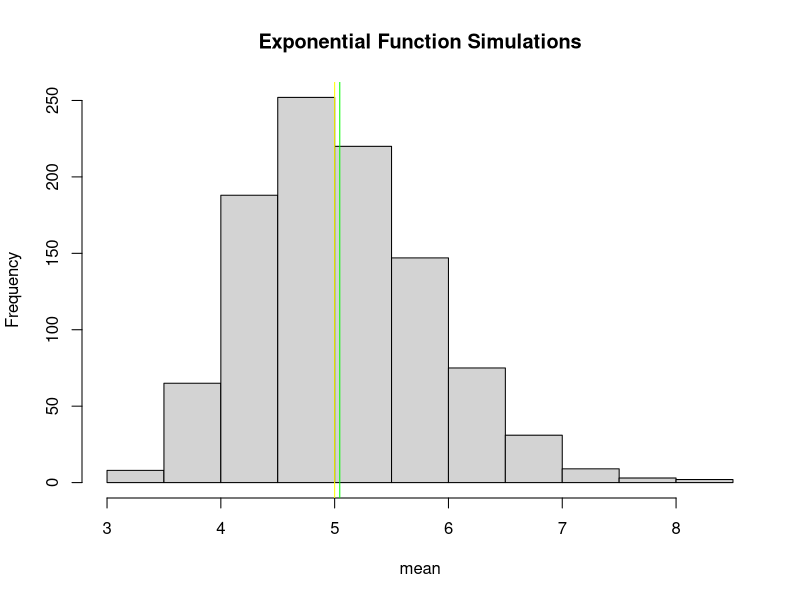
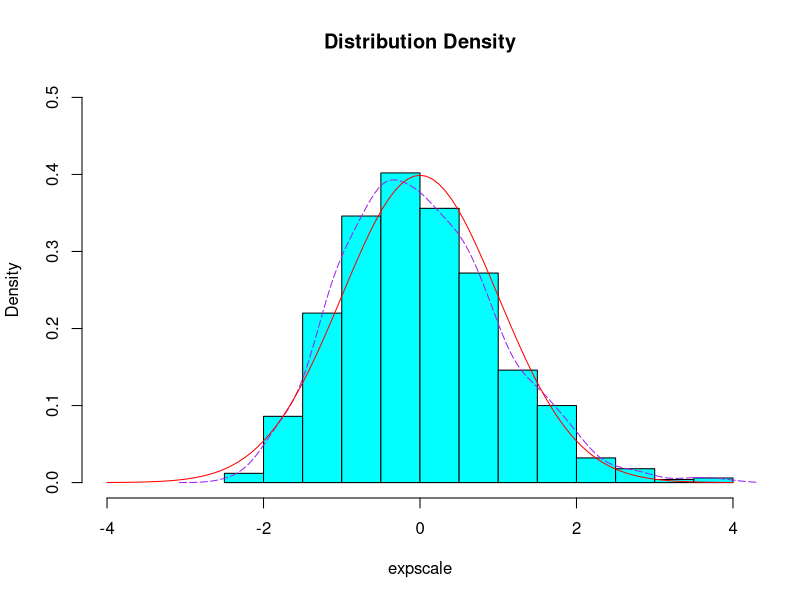

These figures' R source, in order:
## ---- chunk 1
# set seed for reproducability
set.seed(10)

# set lambda to 0.2
lambda <- 0.2

# 40 samples
n <- 40

# 1000 simulations
sim <- 1000

# simulate
sim_exp <- replicate(sim, rexp(n, lambda))

# calculate mean of exponentials
means_exp <- apply(sim_exp, 2, mean)
## ---- chunk 2
hist(means_exp, xlab = "mean", main = "Exponential Function Simulations")
abline(v = mean(means_exp), col = "green")
abline(v = 1/lambda, col = "yellow")
## ---- chunk 3
expscale <- scale(means_exp)
hist(expscale,probability=T, main="Distribution Density", col = "cyan",
     ylim=c(0, 0.5), xlim=c(-4,4))
lines(density(expscale), col = "purple", pch = 22, lty=5)
# Compare with the standard normal distribution
curve(dnorm(x,0,1), -4, 4, col="red", add=T)
